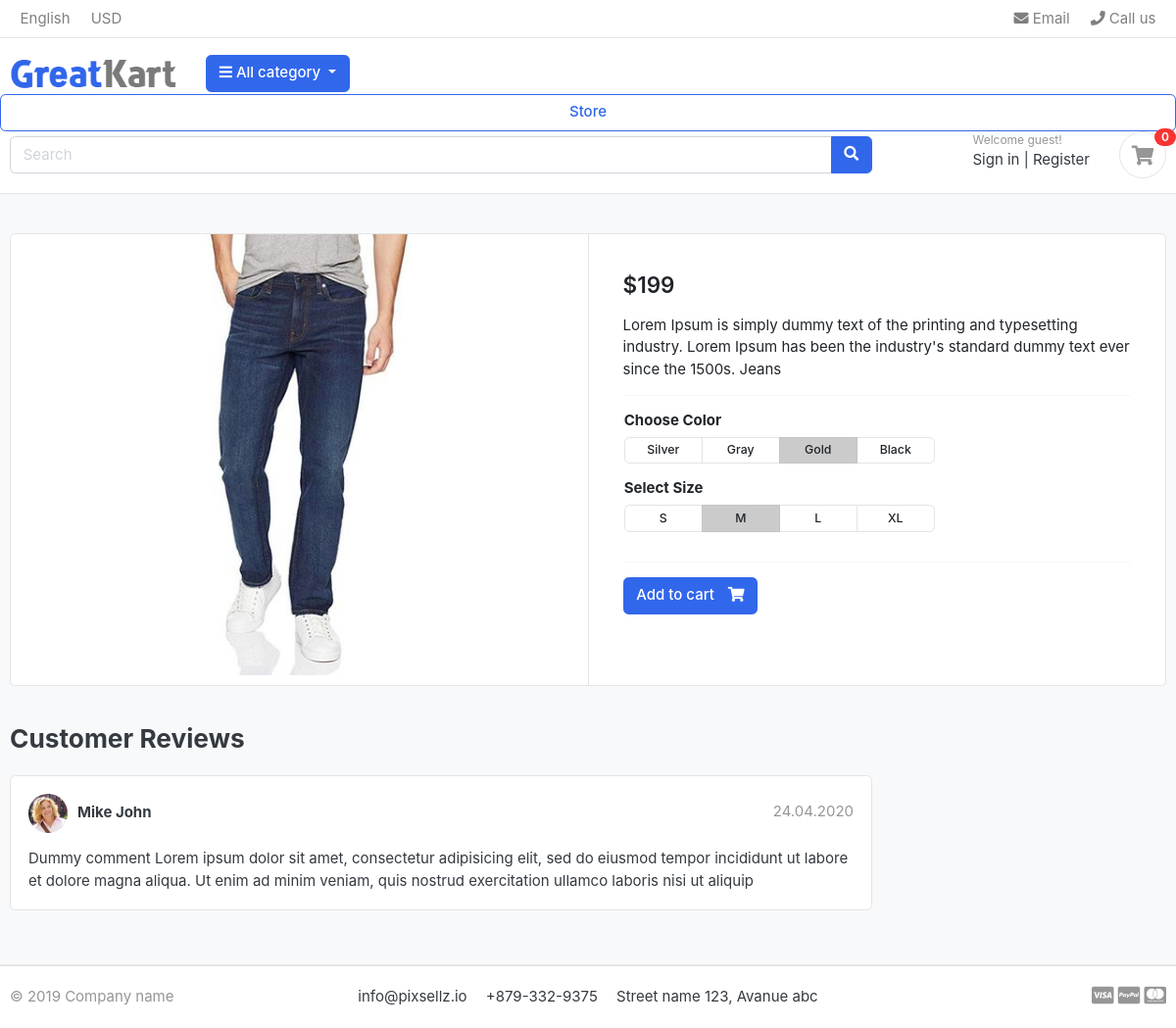
The app's page /store/jeans/atx-jeans/, older data.
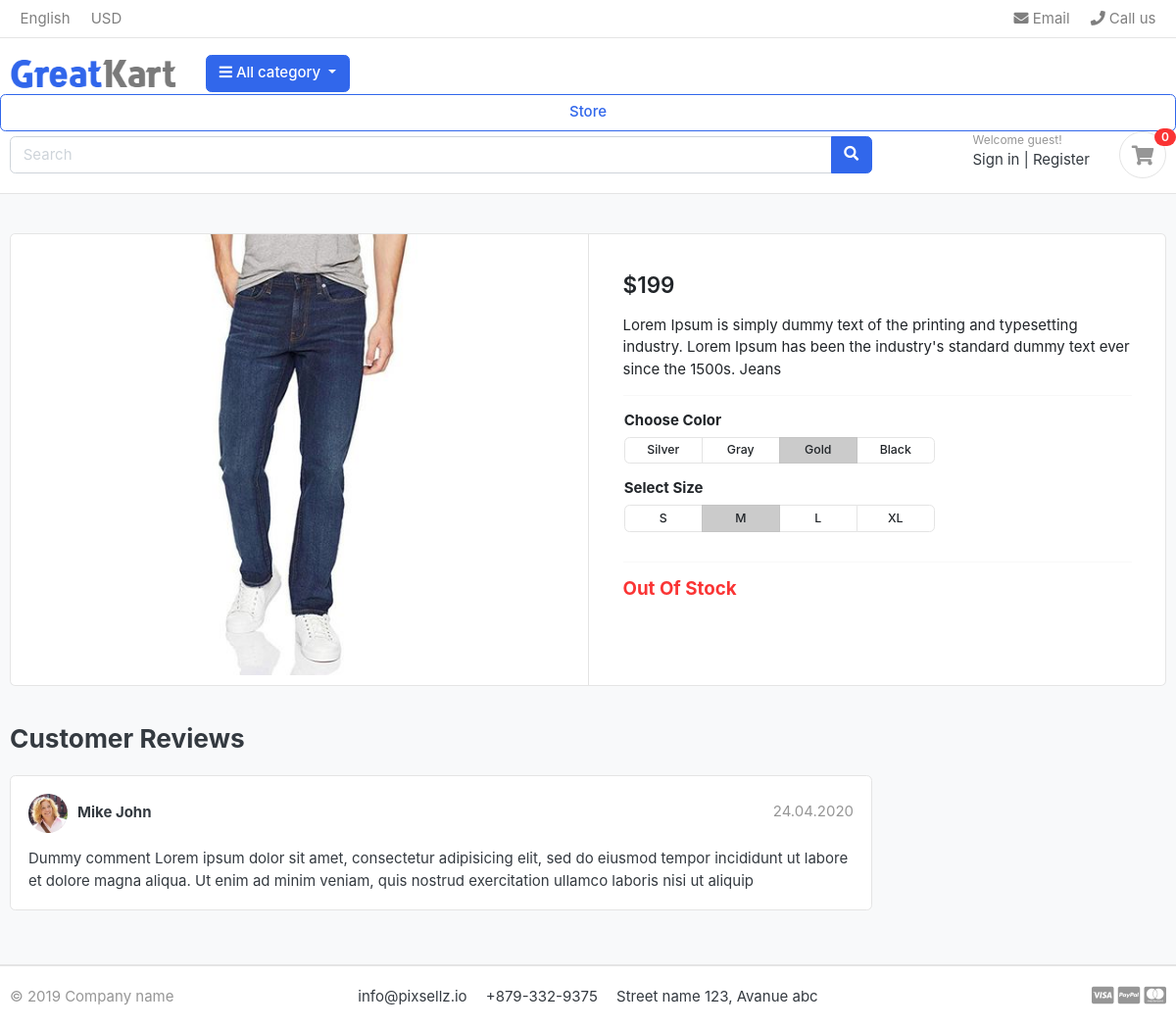
The same page, newer data.
### store/views.py (the view)
# urls.py: path("<slug:category_slug>/<slug:product_slug>/",views.product_details,name="product_details"),
def product_details(request,category_slug,product_slug):
    try:
        selected_category = get_object_or_404(Category, slug=category_slug)
        single_product = get_object_or_404(Product, category=selected_category, slug=product_slug)
        in_cart=CartItem.objects.filter(cart__cart_id=_cart_id(request),product=single_product).exists()     # to check is product already in cart or not
    except Exception as e:
        raise e
    context={
        'single_product': single_product,
        'in_cart':in_cart,
    }
    return render(request,'store/product_details.html',context)

### carts/context_processors.py (called while the page is built)
def counter(request):
    cart_count=0
    if 'admin' is request.path:
        return {}
    else:
        try:
            cart=Cart.objects.get(cart_id=_cart_id(request))
            cart_items=CartItem.objects.all()
            for cart_item in cart_items:
                cart_count+=cart_item.quantity
        except Cart.DoesNotExist:
            cart_count=0
    return dict(cart_count=cart_count)

### carts/views.py (called while the page is built)
def _cart_id(request):                                   # to get cart session id
    cart=request.session.session_key
    if not cart:
        cart=request.session.create()
    return cart

### category/context_processors.py (called while the page is built)
def menu_links(request):
    all_links=Category.objects.all()
    return dict(links=all_links)

### store/templates/store/product_details.html (shortened to what this page needs)
{% extends 'app/base.html' %}
{% block content %}
<section class="section-content padding-y bg">
    <div class="container">
    <div class="card">
        <div class="row no-gutters">
            <aside class="col-md-6">
    <article class="gallery-wrap">
        <div class="img-big-wrap">
           <a href="#"><img src="{{single_product.image.url}}"></a>
        </div>
    </article>
            </aside>
            <main class="col-md-6 border-left">
    <article class="content-body">
    <div class="mb-3">
        <var class="price h4">${{single_product.price}}</var>
    </div>
    <p>{{single_product.description}}</p>
    <hr>
        <div class="row">
            <div class="item-option-select">
                <h6>Choose Color</h6>
                <div class="btn-group btn-group-sm btn-group-toggle" data-toggle="buttons">
                  <label class="btn btn-light">
                    <input type="radio" name="radio_color"> Silver
                  </label>
                  <label class="btn btn-light">
                    <input type="radio" name="radio_color" > Gray
                  </label>
                  <label class="btn btn-light active">
                    <input type="radio" name="radio_color checked"> Gold
                  </label>
                  <label class="btn btn-light">
                    <input type="radio" name="radio_color"> Black
                  </label>
                </div>
            </div>
        </div>
        <div class="row">
            <div class="item-option-select">
                <h6>Select Size</h6>
                <div class="btn-group btn-group-sm btn-group-toggle" data-toggle="buttons">
                  <label class="btn btn-light">
                    <input type="radio" name="radio_color"> S
                  </label>
                  <label class="btn btn-light active">
                    <input type="radio" name="radio_color" checked> M
                  </label>
                  <label class="btn btn-light">
                    <input type="radio" name="radio_color"> L
                  </label>
                  <label class="btn btn-light">
                    <input type="radio" name="radio_color"> XL
                  </label>
                </div>
            </div>
        </div>
        <hr>
        {% if single_product.stock == 0 %}
           <h5 class='text-danger'> Out Of Stock</h5>
        {% else %}
          {% if  in_cart %}
          <a href="#" class="btn  btn-success"> <span class="text">Added to cart</span> <i class="fas fa-shopping-cart"></i>  </a>
          <a href={% url "cart" %} class="btn btn-outline-primary"> <span class="text"> View Cart</span> <i class="fas fa-eye"></i> </a>
          {% else %}
        <a href="{% url 'add_cart' single_product.id  %}" class="btn  btn-primary"> <span class="text">Add to cart</span> <i class="fas fa-shopping-cart"></i>  </a>
        {% endif %}
        {% endif %}
    </article>
            </main>
        </div>
    </div>
    <br>
    <div class="row">
                <div class="col-md-9">
        <header class="section-heading">
            <h3>Customer Reviews </h3>
        </header>
        <article class="box mb-3">
            <div class="icontext w-100">
                <img src="./images/avatars/avatar1.jpg" class="img-xs icon rounded-circle">
                <div class="text">
                    <span class="date text-muted float-md-right">24.04.2020 </span>
                    <h6 class="mb-1">Mike John </h6>
                </div>
            </div>
            <div class="mt-3">
                <p>
                    Dummy comment Lorem ipsum dolor sit amet, consectetur adipisicing elit, sed do eiusmod
                    tempor incididunt ut labore et dolore magna aliqua. Ut enim ad minim veniam,
                    quis nostrud exercitation ullamco laboris nisi ut aliquip
                </p>
            </div>
        </article>
        </div>
    </div>
    </div>
    </section>
{% endblock %}

Row changes from the older to the newer data that the page shows:
changed Product: stock 100 → 0 (drawn)
Text that changed along with them:
text no longer shown: "Add to cart"
text now shown: "Out Of Stock"
